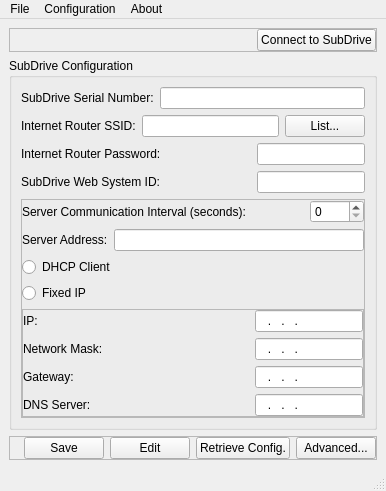
<?xml version="1.0" encoding="UTF-8"?>
<ui version="4.0">
 <class>MainWindow</class>
 <widget class="QMainWindow" name="MainWindow">
  <property name="geometry">
   <rect>
    <x>0</x>
    <y>0</y>
    <width>382</width>
    <height>490</height>
   </rect>
  </property>
  <property name="windowTitle">
   <string>SubDrive Configuration Tool</string>
  </property>
  <property name="windowIcon">
   <iconset resource="res.qrc">
    <normaloff>:/images/settings.ico</normaloff>:/images/settings.ico</iconset>
  </property>
  <widget class="QWidget" name="centralwidget">
   <layout class="QVBoxLayout" name="verticalLayout_3">
    <item>
     <widget class="QFrame" name="frame_2">
      <property name="frameShape">
       <enum>QFrame::StyledPanel</enum>
      </property>
      <property name="frameShadow">
       <enum>QFrame::Raised</enum>
      </property>
      <layout class="QHBoxLayout" name="horizontalLayout_6">
       <property name="leftMargin">
        <number>0</number>
       </property>
       <property name="topMargin">
        <number>0</number>
       </property>
       <property name="rightMargin">
        <number>0</number>
       </property>
       <property name="bottomMargin">
        <number>0</number>
       </property>
       <item>
        <spacer name="horizontalSpacer_2">
         <property name="orientation">
          <enum>Qt::Horizontal</enum>
         </property>
         <property name="sizeHint" stdset="0">
          <size>
           <width>40</width>
           <height>20</height>
          </size>
         </property>
        </spacer>
       </item>
       <item>
        <widget class="QPushButton" name="connect_pushButton">
         <property name="text">
          <string>Connect to SubDrive</string>
         </property>
         <property name="icon">
          <iconset resource="res.qrc">
           <normaloff>:/images/1415019116_Wireless_signal.png</normaloff>:/images/1415019116_Wireless_signal.png</iconset>
         </property>
        </widget>
       </item>
      </layout>
     </widget>
    </item>
    <item>
     <widget class="QGroupBox" name="configuration_groupBox">
      <property name="title">
       <string>SubDrive Configuration</string>
      </property>
      <layout class="QVBoxLayout" name="verticalLayout_4">
       <item>
        <layout class="QHBoxLayout" name="horizontalLayout_13">
         <item>
          <widget class="QLabel" name="label_10">
           <property name="text">
            <string>SubDrive Serial Number:</string>
           </property>
           <property name="buddy">
            <cstring>router_ssid_lineEdit_2</cstring>
           </property>
          </widget>
         </item>
         <item>
          <widget class="QLineEdit" name="subdrive_sn_lineEdit_3">
           <property name="font">
            <font>
             <weight>75</weight>
             <bold>true</bold>
            </font>
           </property>
           <property name="frame">
            <bool>true</bool>
           </property>
           <property name="readOnly">
            <bool>true</bool>
           </property>
          </widget>
         </item>
        </layout>
       </item>
       <item>
        <layout class="QHBoxLayout" name="horizontalLayout_4">
         <item>
          <widget class="QLabel" name="label_3">
           <property name="text">
            <string>Internet Router SSID:</string>
           </property>
           <property name="buddy">
            <cstring>router_ssid_lineEdit_2</cstring>
           </property>
          </widget>
         </item>
         <item>
          <widget class="QLineEdit" name="router_ssid_lineEdit_2"/>
         </item>
         <item>
          <widget class="QPushButton" name="list_pushButton_4">
           <property name="text">
            <string>List...</string>
           </property>
           <property name="icon">
            <iconset resource="res.qrc">
             <normaloff>:/images/1414629197_list-unordered-128.png</normaloff>:/images/1414629197_list-unordered-128.png</iconset>
           </property>
          </widget>
         </item>
        </layout>
       </item>
       <item>
        <layout class="QHBoxLayout" name="horizontalLayout_5">
         <item>
          <widget class="QLabel" name="label_4">
           <property name="text">
            <string>Internet Router Password:</string>
           </property>
           <property name="buddy">
            <cstring>router_pwd_lineEdit_3</cstring>
           </property>
          </widget>
         </item>
         <item>
          <spacer name="horizontalSpacer_3">
           <property name="orientation">
            <enum>Qt::Horizontal</enum>
           </property>
           <property name="sizeHint" stdset="0">
            <size>
             <width>40</width>
             <height>20</height>
            </size>
           </property>
          </spacer>
         </item>
         <item>
          <widget class="QLineEdit" name="router_pwd_lineEdit_3">
           <property name="minimumSize">
            <size>
             <width>100</width>
             <height>0</height>
            </size>
           </property>
           <property name="maximumSize">
            <size>
             <width>200</width>
             <height>16777215</height>
            </size>
           </property>
           <property name="echoMode">
            <enum>QLineEdit::PasswordEchoOnEdit</enum>
           </property>
          </widget>
         </item>
        </layout>
       </item>
       <item>
        <layout class="QHBoxLayout" name="horizontalLayout_3">
         <item>
          <widget class="QLabel" name="label_2">
           <property name="text">
            <string>SubDrive Web System ID:</string>
           </property>
           <property name="buddy">
            <cstring>subdrive_web_id_lineEdit</cstring>
           </property>
          </widget>
         </item>
         <item>
          <spacer name="horizontalSpacer_4">
           <property name="orientation">
            <enum>Qt::Horizontal</enum>
           </property>
           <property name="sizeHint" stdset="0">
            <size>
             <width>40</width>
             <height>20</height>
            </size>
           </property>
          </spacer>
         </item>
         <item>
          <widget class="QLineEdit" name="subdrive_web_id_lineEdit">
           <property name="minimumSize">
            <size>
             <width>100</width>
             <height>0</height>
            </size>
           </property>
           <property name="maximumSize">
            <size>
             <width>200</width>
             <height>16777215</height>
            </size>
           </property>
          </widget>
         </item>
        </layout>
       </item>
       <item>
        <widget class="QFrame" name="advanced_frame">
         <property name="frameShape">
          <enum>QFrame::StyledPanel</enum>
         </property>
         <property name="frameShadow">
          <enum>QFrame::Raised</enum>
         </property>
         <layout class="QVBoxLayout" name="verticalLayout_2">
          <property name="leftMargin">
           <number>0</number>
          </property>
          <property name="topMargin">
           <number>0</number>
          </property>
          <property name="rightMargin">
           <number>0</number>
          </property>
          <property name="bottomMargin">
           <number>0</number>
          </property>
          <item>
           <layout class="QHBoxLayout" name="horizontalLayout_2">
            <item>
             <widget class="QLabel" name="label">
              <property name="text">
               <string>Server Communication Interval (seconds):</string>
              </property>
              <property name="buddy">
               <cstring>server_comm_interval_spinBox</cstring>
              </property>
             </widget>
            </item>
            <item>
             <spacer name="horizontalSpacer_5">
              <property name="orientation">
               <enum>Qt::Horizontal</enum>
              </property>
              <property name="sizeHint" stdset="0">
               <size>
                <width>40</width>
                <height>20</height>
               </size>
              </property>
             </spacer>
            </item>
            <item>
             <widget class="QSpinBox" name="server_comm_interval_spinBox">
              <property name="maximum">
               <number>3600</number>
              </property>
             </widget>
            </item>
           </layout>
          </item>
          <item>
           <layout class="QHBoxLayout" name="horizontalLayout_7">
            <item>
             <widget class="QLabel" name="label_5">
              <property name="text">
               <string>Server Address:</string>
              </property>
              <property name="buddy">
               <cstring>server_address_lineEdit_4</cstring>
              </property>
             </widget>
            </item>
            <item>
             <spacer name="horizontalSpacer_6">
              <property name="orientation">
               <enum>Qt::Horizontal</enum>
              </property>
              <property name="sizeHint" stdset="0">
               <size>
                <width>40</width>
                <height>20</height>
               </size>
              </property>
             </spacer>
            </item>
            <item>
             <widget class="QLineEdit" name="server_address_lineEdit_4">
              <property name="minimumSize">
               <size>
                <width>250</width>
                <height>0</height>
               </size>
              </property>
             </widget>
            </item>
           </layout>
          </item>
          <item>
           <widget class="QRadioButton" name="dhcp_radioButton">
            <property name="text">
             <string>DHCP Client</string>
            </property>
           </widget>
          </item>
          <item>
           <widget class="QRadioButton" name="fixed_ip__radioButton_2">
            <property name="text">
             <string>Fixed IP</string>
            </property>
           </widget>
          </item>
          <item>
           <widget class="QFrame" name="fixed_ip_frame">
            <property name="frameShape">
             <enum>QFrame::StyledPanel</enum>
            </property>
            <property name="frameShadow">
             <enum>QFrame::Raised</enum>
            </property>
            <layout class="QVBoxLayout" name="verticalLayout">
             <property name="leftMargin">
              <number>0</number>
             </property>
             <property name="topMargin">
              <number>0</number>
             </property>
             <property name="rightMargin">
              <number>0</number>
             </property>
             <property name="bottomMargin">
              <number>0</number>
             </property>
             <item>
              <layout class="QHBoxLayout" name="horizontalLayout_9">
               <item>
                <widget class="QLabel" name="label_6">
                 <property name="text">
                  <string>IP:</string>
                 </property>
                 <property name="buddy">
                  <cstring>server_address_lineEdit_4</cstring>
                 </property>
                </widget>
               </item>
               <item alignment="Qt::AlignRight">
                <widget class="QLineEdit" name="fixed_ip_IP_lineEdit_5">
                 <property name="inputMask">
                  <string>999.999.999.999</string>
                 </property>
                </widget>
               </item>
              </layout>
             </item>
             <item>
              <layout class="QHBoxLayout" name="horizontalLayout_10">
               <item>
                <widget class="QLabel" name="label_7">
                 <property name="text">
                  <string>Network Mask:</string>
                 </property>
                 <property name="buddy">
                  <cstring>server_address_lineEdit_4</cstring>
                 </property>
                </widget>
               </item>
               <item alignment="Qt::AlignRight">
                <widget class="QLineEdit" name="fixed_ip_net_mask_lineEdit_6">
                 <property name="inputMask">
                  <string>999.999.999.999</string>
                 </property>
                </widget>
               </item>
              </layout>
             </item>
             <item>
              <layout class="QHBoxLayout" name="horizontalLayout_11">
               <item>
                <widget class="QLabel" name="label_8">
                 <property name="text">
                  <string>Gateway:</string>
                 </property>
                 <property name="buddy">
                  <cstring>server_address_lineEdit_4</cstring>
                 </property>
                </widget>
               </item>
               <item alignment="Qt::AlignRight">
                <widget class="QLineEdit" name="fixed_ip_gateway_lineEdit_7">
                 <property name="inputMask">
                  <string>999.999.999.999</string>
                 </property>
                </widget>
               </item>
              </layout>
             </item>
             <item>
              <layout class="QHBoxLayout" name="horizontalLayout_12">
               <item>
                <widget class="QLabel" name="label_9">
                 <property name="text">
                  <string>DNS Server:</string>
                 </property>
                 <property name="buddy">
                  <cstring>server_address_lineEdit_4</cstring>
                 </property>
                </widget>
               </item>
               <item alignment="Qt::AlignRight">
                <widget class="QLineEdit" name="fixed_ip_dns_server_lineEdit_8">
                 <property name="inputMask">
                  <string>999.999.999.999</string>
                 </property>
                </widget>
               </item>
              </layout>
             </item>
            </layout>
           </widget>
          </item>
         </layout>
         <zorder>dhcp_radioButton</zorder>
         <zorder>fixed_ip__radioButton_2</zorder>
         <zorder></zorder>
         <zorder>fixed_ip_frame</zorder>
        </widget>
       </item>
      </layout>
     </widget>
    </item>
    <item>
     <widget class="QFrame" name="buttons_frame">
      <property name="frameShape">
       <enum>QFrame::StyledPanel</enum>
      </property>
      <property name="frameShadow">
       <enum>QFrame::Raised</enum>
      </property>
      <layout class="QHBoxLayout" name="horizontalLayout_8">
       <property name="leftMargin">
        <number>0</number>
       </property>
       <property name="topMargin">
        <number>0</number>
       </property>
       <property name="rightMargin">
        <number>0</number>
       </property>
       <property name="bottomMargin">
        <number>0</number>
       </property>
       <item>
        <spacer name="horizontalSpacer">
         <property name="orientation">
          <enum>Qt::Horizontal</enum>
         </property>
         <property name="sizeHint" stdset="0">
          <size>
           <width>40</width>
           <height>20</height>
          </size>
         </property>
        </spacer>
       </item>
       <item>
        <widget class="QPushButton" name="save_pushButton">
         <property name="text">
          <string>Save</string>
         </property>
         <property name="icon">
          <iconset resource="res.qrc">
           <normaloff>:/images/document_save.png</normaloff>:/images/document_save.png</iconset>
         </property>
        </widget>
       </item>
       <item>
        <widget class="QPushButton" name="edit_pushButton_2">
         <property name="text">
          <string>Edit</string>
         </property>
         <property name="icon">
          <iconset resource="res.qrc">
           <normaloff>:/images/edit-icon.png</normaloff>:/images/edit-icon.png</iconset>
         </property>
        </widget>
       </item>
       <item>
        <widget class="QPushButton" name="retrieve_pushButton">
         <property name="text">
          <string>Retrieve Config.</string>
         </property>
         <property name="icon">
          <iconset resource="res.qrc">
           <normaloff>:/images/Refresh-icon.png</normaloff>:/images/Refresh-icon.png</iconset>
         </property>
        </widget>
       </item>
       <item>
        <widget class="QPushButton" name="advanced_pushButton">
         <property name="text">
          <string>Advanced...</string>
         </property>
        </widget>
       </item>
      </layout>
     </widget>
    </item>
    <item>
     <spacer name="verticalSpacer">
      <property name="orientation">
       <enum>Qt::Vertical</enum>
      </property>
      <property name="sizeHint" stdset="0">
       <size>
        <width>20</width>
        <height>40</height>
       </size>
      </property>
     </spacer>
    </item>
   </layout>
  </widget>
  <widget class="QMenuBar" name="menubar">
   <property name="geometry">
    <rect>
     <x>0</x>
     <y>0</y>
     <width>382</width>
     <height>21</height>
    </rect>
   </property>
   <widget class="QMenu" name="menuFile">
    <property name="title">
     <string>File</string>
    </property>
    <addaction name="actionExit"/>
   </widget>
   <widget class="QMenu" name="menuAbout">
    <property name="title">
     <string>About</string>
    </property>
    <addaction name="separator"/>
    <addaction name="actionAboutApp"/>
   </widget>
   <widget class="QMenu" name="menuConfig">
    <property name="title">
     <string>Configuration</string>
    </property>
    <addaction name="actionNetwork_Config"/>
   </widget>
   <addaction name="menuFile"/>
   <addaction name="menuConfig"/>
   <addaction name="menuAbout"/>
  </widget>
  <widget class="QStatusBar" name="statusbar"/>
  <action name="actionExit">
   <property name="text">
    <string>Exit</string>
   </property>
  </action>
  <action name="actionAboutApp">
   <property name="text">
    <string>SubDrive Configuration Tool...</string>
   </property>
  </action>
  <action name="actionNetwork_Config">
   <property name="text">
    <string>Network Config.</string>
   </property>
  </action>
 </widget>
 <resources>
  <include location="res.qrc"/>
 </resources>
 <connections/>
</ui>
